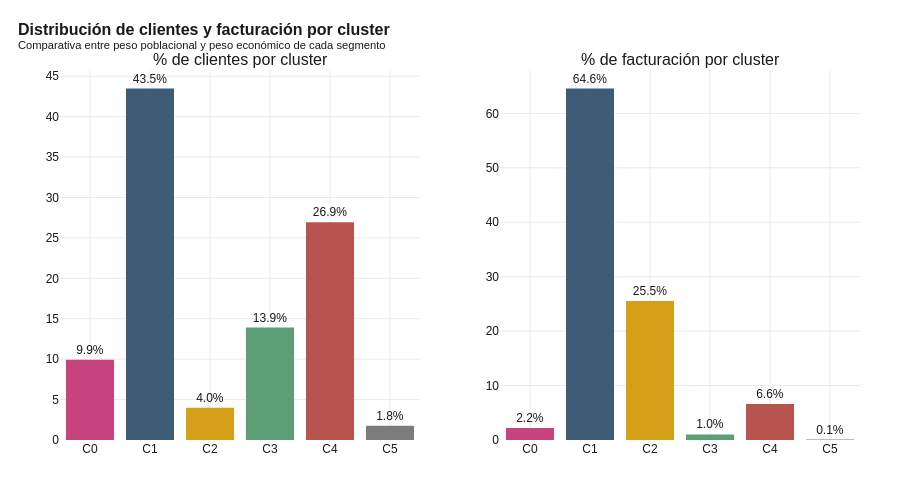

This figure's notebook cell:
### Code cell
# Tamaño y peso económico por cluster
resumen = df.groupby("cluster").agg(
    n_clientes=("id_cliente", "count"),
    facturacion_total_eur=("facturacion_combinada", "sum"),
).round(0)
resumen["pct_clientes"] = (100 * resumen["n_clientes"] / resumen["n_clientes"].sum()).round(2)
resumen["pct_facturacion"] = (100 * resumen["facturacion_total_eur"] / resumen["facturacion_total_eur"].sum()).round(2)
resumen["facturacion_media_eur"] = (resumen["facturacion_total_eur"] / resumen["n_clientes"]).round(0)

print("PESO ECONÓMICO POR CLUSTER")
print("=" * 90)
print(resumen.to_string())

# Visualización doble: % clientes vs % facturación
fig = make_subplots(rows=1, cols=2,
                    subplot_titles=("% de clientes por cluster", "% de facturación por cluster"))

resumen_plot = resumen.reset_index()
colores = [PALETA_CLUSTERS[c] for c in resumen_plot["cluster"]]

fig.add_trace(go.Bar(
    x=[f"C{c}" for c in resumen_plot["cluster"]],
    y=resumen_plot["pct_clientes"], marker_color=colores,
    text=[f"{v:.1f}%" for v in resumen_plot["pct_clientes"]],
    textposition="outside", showlegend=False,
), row=1, col=1)

fig.add_trace(go.Bar(
    x=[f"C{c}" for c in resumen_plot["cluster"]],
    y=resumen_plot["pct_facturacion"], marker_color=colores,
    text=[f"{v:.1f}%" for v in resumen_plot["pct_facturacion"]],
    textposition="outside", showlegend=False,
), row=1, col=2)

fig.update_layout(
    title=dict(text="<b>Distribución de clientes y facturación por cluster</b><br><sup>Comparativa entre peso poblacional y peso económico de cada segmento</sup>"),
    height=500, showlegend=False,
)
guardar_y_mostrar(fig, "01_clientes_vs_facturacion")

### Figure 1 — Plotly figure (JSON) as saved in the notebook; plotly's stock layout.template omitted (floating-point values rounded to 4 significant figures)
{"data": [{"marker": {"color": ["#C8447F", "#3E5C76", "#D4A017", "#5C9E76", "#B85450", "#7D7D7D"]}, "showlegend": false, "text": ["9.9%", "43.5%", "4.0%", "13.9%", "26.9%", "1.8%"], "textposition": "outside", "type": "bar", "x": ["C0", "C1", "C2", "C3", "C4", "C5"], "xaxis": "x", "y": [9.92, 43.48, 3.99, 13.91, 26.95, 1.75], "yaxis": "y"}, {"marker": {"color": ["#C8447F", "#3E5C76", "#D4A017", "#5C9E76", "#B85450", "#7D7D7D"]}, "showlegend": false, "text": ["2.2%", "64.6%", "25.5%", "1.0%", "6.6%", "0.1%"], "textposition": "outside", "type": "bar", "x": ["C0", "C1", "C2", "C3", "C4", "C5"], "xaxis": "x2", "y": [2.19, 64.57, 25.54, 1.02, 6.62, 0.07], "yaxis": "y2"}], "layout": {"annotations": [{"font": {"size": 16}, "showarrow": false, "text": "% de clientes por cluster", "x": 0.225, "xanchor": "center", "xref": "paper", "y": 1, "yanchor": "bottom", "yref": "paper"}, {"font": {"size": 16}, "showarrow": false, "text": "% de facturación por cluster", "x": 0.775, "xanchor": "center", "xref": "paper", "y": 1, "yanchor": "bottom", "yref": "paper"}], "height": 500, "showlegend": false, "title": {"text": "<b>Distribución de clientes y facturación por cluster</b><br><sup>Comparativa entre peso poblacional y peso económico de cada segmento</sup>"}, "xaxis": {"anchor": "y", "domain": [0, 0.45]}, "xaxis2": {"anchor": "y2", "domain": [0.55, 1]}, "yaxis": {"anchor": "x", "domain": [0, 1]}, "yaxis2": {"anchor": "x2", "domain": [0, 1]}}}
